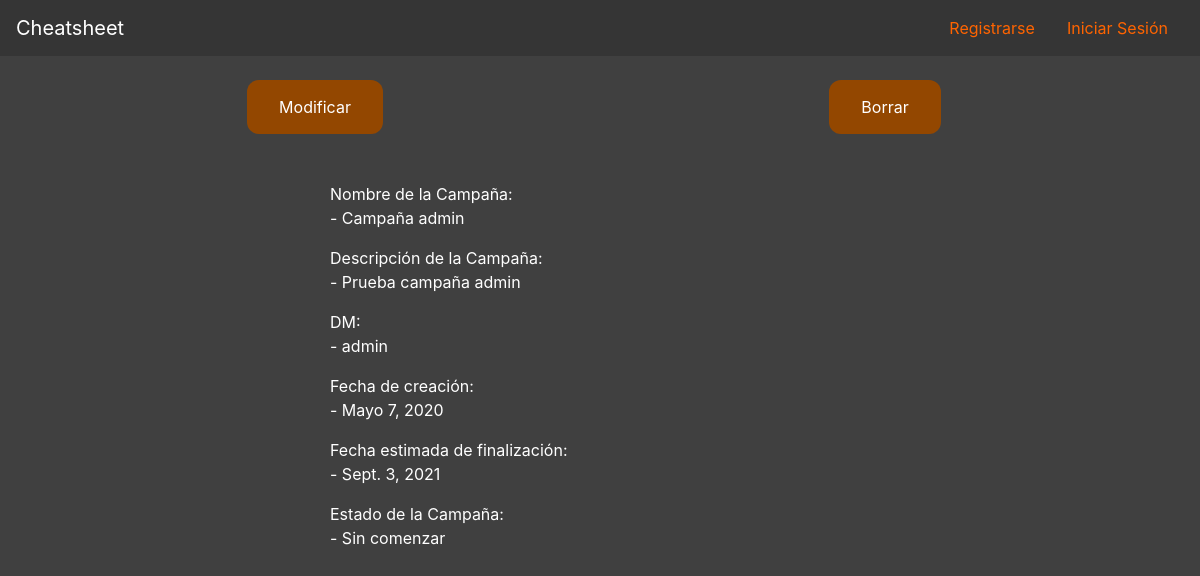
The page /hojapersonaje/campanasdetail/1 on the database as committed earlier.
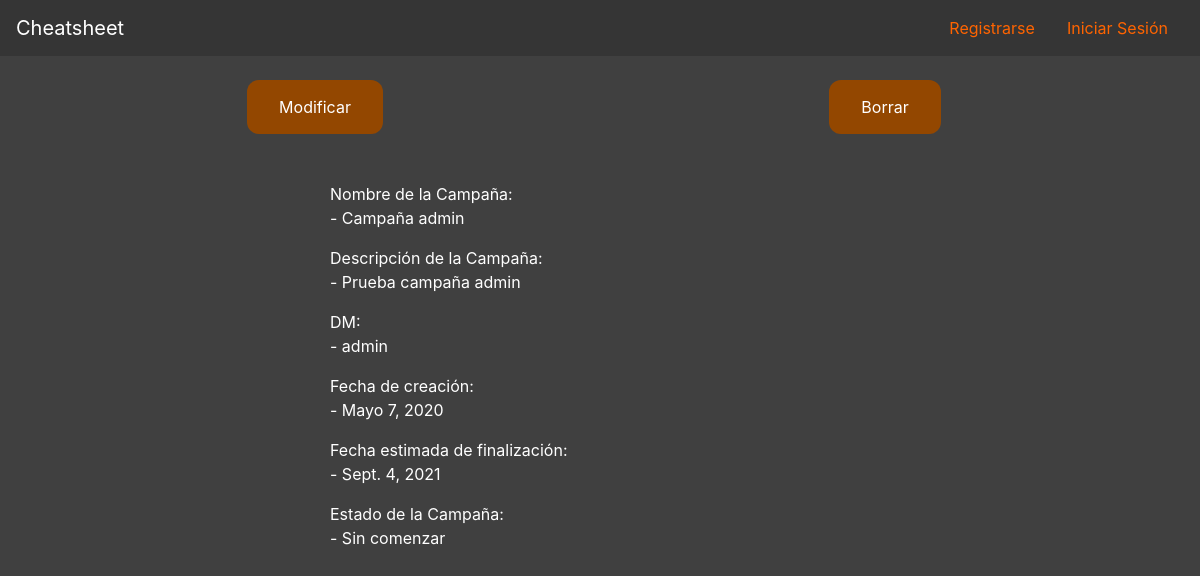
The same page on the database as committed later.
### hojapersonaje/models.py (models this page shows, shortened)
class Campaña(models.Model):
	idCam = models.AutoField(primary_key=True)
	nomCam = models.CharField(max_length=100)
	desCam = models.CharField(max_length=5000)
	usuCam = models.ForeignKey(Perfil, on_delete=models.CASCADE, blank=True, null=True)
	finiCam = models.DateField(auto_now_add=True)
	ffinCam = models.DateField(blank=True, null=True)
	estCam = models.CharField(max_length=20, choices=estado, default=SCO)

class Perfil(models.Model):
	user = models.OneToOneField(User, on_delete=models.CASCADE)
	imgPer = models.ImageField(upload_to='avatar', blank=True)
	def __str__(self):
		return str(self.user.username)

### hojapersonaje/views.py (the view)
# urls.py: path('campanasdetail/<int:pk>', CampañasDetail.as_view(), name='campanasdetail'),
class CampañasDetail(DetailView):
	model = Campaña
	template_name = "hojapersonaje/campañasdetail.html"
	fields = '__all__'

### hojapersonaje/templates/hojapersonaje/campañasdetail.html (shortened to what this page needs)
{% extends 'plantilla_base.html' %}
{% block content %}
<br>
	<div class="container">
		<div class="row justify-content-center" id="unico">
			<div class="col-6">
				<button onclick="location.href='/hojapersonaje/campanasupdate/{{ campaña.idCam }}'">Modificar</button>
			</div>
			<div class="col-6">
				<button onclick="location.href='/hojapersonaje/campanasdelete/{{ campaña.idCam }}/delete'">Borrar</button>
			</div>
		</div>
	</div>
	<div class="container">
		<div class="row justify-content-center">
			<div class="col-6">
				<p>Nombre de la Campaña:<br>- {{ object.nomCam }}</p>
				<p>Descripción de la Campaña:<br>- {{ object.desCam }}</p>
				<p>DM:<br>- {{ object.usuCam }}</p>
				<p>Fecha de creación:<br>- {{ object.finiCam }}</p>
				<p>Fecha estimada de finalización:<br>- {{ object.ffinCam }}</p>
				<p>Estado de la Campaña:<br>- {{ object.estCam }}</p>
			</div>
		</div>
	</div>
{% endblock %}

Rows that differ between the two databases and show on the page:
changed Campaña "Campaña admin": ffinCam "Sept. 3, 2021" → "Sept. 4, 2021"
